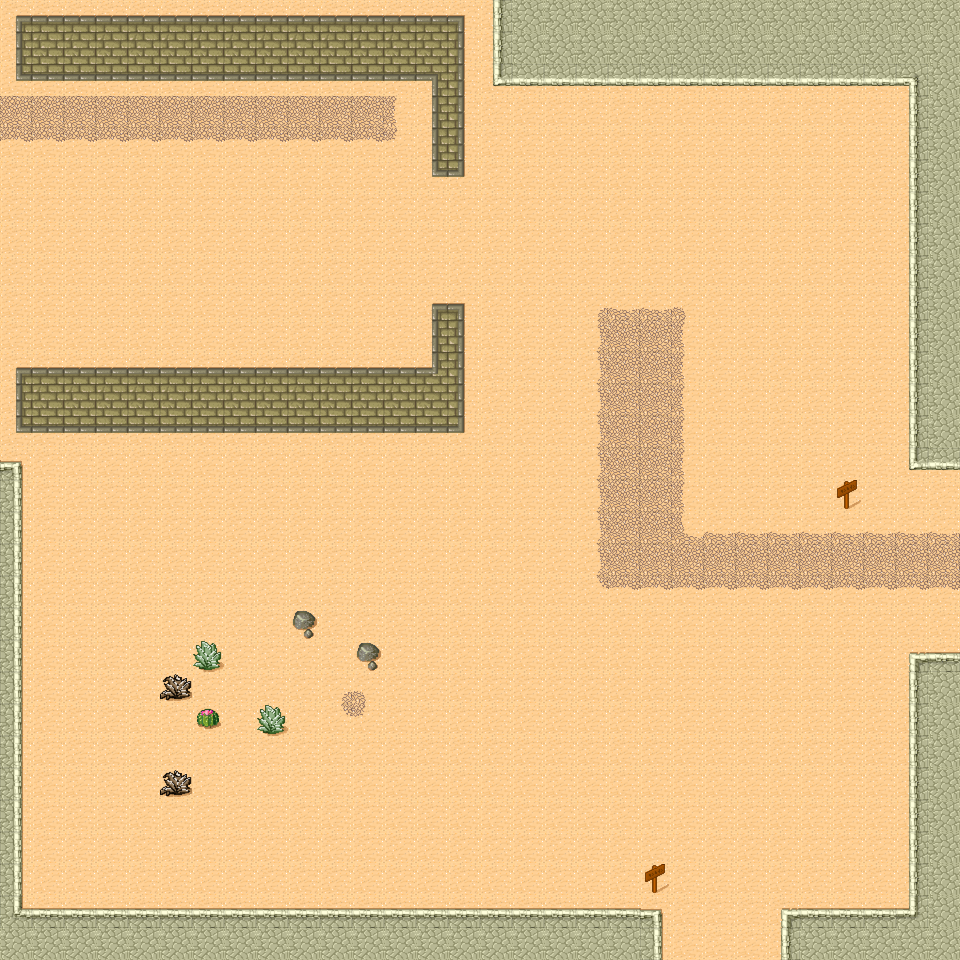

Below is a game level as drawn by its tile map, then a one-line description and the .tmx that defines it (tile-layer data replaced by summaries):
An orthogonal 30x30 tile map with 32x32 px tiles, 3 tile layers (Ground, GroundDeco, Trees) and 23 objects.

<map version="1.10" tiledversion="2025.09.25" orientation="orthogonal" renderorder="right-down" width="30" height="30" tilewidth="32" tileheight="32" infinite="0" nextlayerid="9" nextobjectid="40">
 <editorsettings>
  <export target="area2.lua" format="lua" />
 </editorsettings>
 <properties>
  <property name="ambient" value="night" />
  <property name="game_mode" value="topdown" />
 </properties>
 <tileset firstgid="1" name="tileset_area2" tilewidth="32" tileheight="32" tilecount="48" columns="8">
  <grid orientation="orthogonal" width="1" height="1" />
  <image source="tileset_area2.png" trans="ff00ff" width="256" height="192" />
 </tileset>
 <layer id="1" name="Ground" width="30" height="30" locked="1">
  <data>[900 cells, 900 non-empty, 1 distinct tile ids]</data>
 </layer>
 <layer id="8" name="GroundDeco" width="30" height="30">
  <data>[900 cells, 101 non-empty, 14 distinct tile ids]</data>
 </layer>
 <layer id="2" name="Trees" width="30" height="30">
  <data>[900 cells, 255 non-empty, 23 distinct tile ids]</data>
 </layer>
 <objectgroup id="3" name="Walls" visible="0">
  <object id="1" x="0" y="0" width="465.125" height="81.1252" />
  <object id="2" x="431.625" y="81.125" width="33.625" height="96.2085" />
  <object id="3" x="0" y="366.727" width="465.477" height="66.7273" />
  <object id="4" x="430" y="301.75" width="35.4091" height="64.4318" />
  <object id="5" x="288" y="608" width="32" height="32" />
  <object id="6" x="352" y="640" width="32" height="32" />
  <object id="7" x="192" y="640" width="32" height="32" />
  <object id="8" x="160" y="672" width="32" height="32" />
  <object id="9" x="192" y="704" width="32" height="32" />
  <object id="10" x="256" y="704" width="32" height="32" />
  <object id="11" x="160" y="768" width="32" height="32" />
  <object id="24" x="896" y="96" width="64" height="384" />
  <object id="25" x="896" y="640" width="64" height="320" />
  <object id="26" x="768" y="896" width="128" height="64" />
  <object id="27" x="0" y="896" width="672" height="64" />
  <object id="28" x="0" y="448" width="32" height="448" />
  <object id="37" x="480" y="0">
   <polygon points="0,0 0,96 32,128 128,128 160,96 352,96 384,128 416,128 416,96 480,96 480,0" />
  </object>
 </objectgroup>
 <objectgroup id="7" name="Enemies" visible="0">
  <object id="38" x="160" y="544" width="32" height="32">
   <properties>
    <property name="patrol_points" value="50.0,10.0;75.0,12.5" />
    <property name="type" value="bandit" />
   </properties>
  </object>
 </objectgroup>
 <objectgroup id="4" name="Portals" visible="0">
  <object id="29" x="0" y="96" width="32" height="256">
   <properties>
    <property name="spawn_x" type="float" value="100" />
    <property name="spawn_y" type="float" value="100" />
    <property name="target_map" value="assets/maps/level1/area1.lua" />
    <property name="type" value="portal" />
   </properties>
  </object>
  <object id="33" x="928" y="480" width="32" height="160">
   <properties>
    <property name="spawn_x" type="float" value="25" />
    <property name="spawn_y" type="float" value="350" />
    <property name="target_map" value="assets/maps/level1/area3.lua" />
    <property name="type" value="portal" />
   </properties>
  </object>
  <object id="39" x="672" y="928" width="96" height="32">
   <properties>
    <property name="spawn_x" type="float" value="25" />
    <property name="spawn_y" type="float" value="350" />
    <property name="target_map" value="assets/maps/level1/area3.lua" />
    <property name="type" value="portal" />
   </properties>
  </object>
 </objectgroup>
 <objectgroup id="5" name="SavePoints" visible="0">
  <object id="35" x="832" y="480" width="32" height="32">
   <properties>
    <property name="id" value="save2-1" />
    <property name="type" value="savepoint" />
   </properties>
  </object>
  <object id="36" x="640" y="864" width="32" height="32">
   <properties>
    <property name="id" value="save2-2" />
    <property name="type" value="savepoint" />
   </properties>
  </object>
 </objectgroup>
</map>